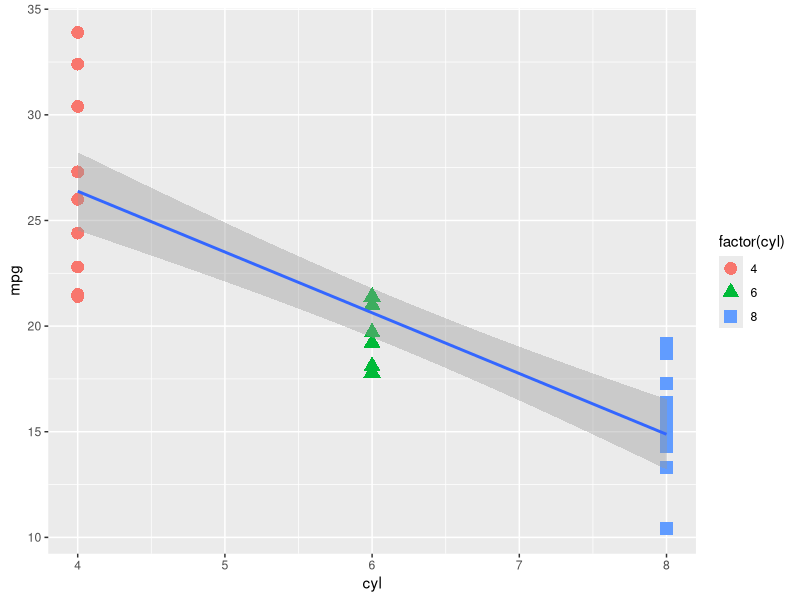

Write the R code that produced this figure.
library("ggplot2")
model <- lm( mpg ~ cyl, data = mtcars[1:100,])
summary(model)
ggplot(mtcars,aes(cyl,mpg))+geom_point(aes(colour=factor(cyl),
shape=factor(cyl)),size=4)+geom_smooth(method="lm")